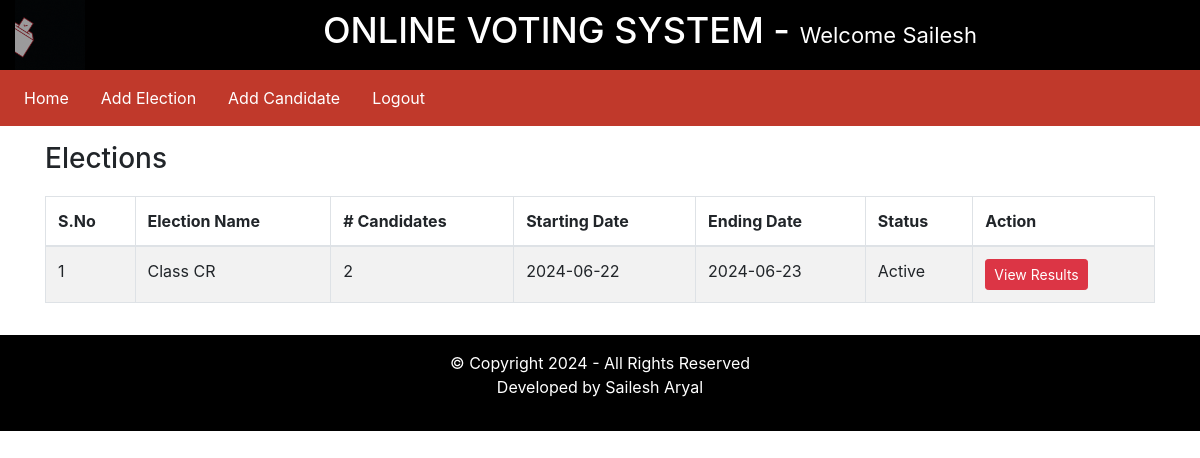
/admin/index.php?homepage=1 (signed in), run on the app's committed database.
### tables this page shows
CREATE TABLE `elections` (
  `id` int(11) NOT NULL,
  `election_topic` varchar(255) DEFAULT NULL,
  `no_of_candidates` int(11) DEFAULT NULL,
  `starting_date` date DEFAULT NULL,
  `ending_date` date DEFAULT NULL,
  `status` varchar(45) DEFAULT NULL,
  `inserted_by` varchar(255) DEFAULT NULL,
  `inserted_on` date DEFAULT NULL
);

### admin/include/homepage.php (the view, shortened to what this page needs)
<!DOCTYPE html>
<html lang="en">
<head>
    <link rel="stylesheet" href="https://stackpath.bootstrapcdn.com/bootstrap/4.5.2/css/bootstrap.min.css">
</head>
<body>
<div class="container">
    <div class="row my-3">
        <div class="col-12">
            <h3>Elections</h3>
            <div class="table-responsive">
                <table class="table table-bordered table-striped">
                    <thead>
                        <tr>
                            <th scope="col">S.No</th>
                            <th scope="col">Election Name</th>
                            <th scope="col"># Candidates</th>
                            <th scope="col">Starting Date</th>
                            <th scope="col">Ending Date</th>
                            <th scope="col">Status</th>
                            <th scope="col">Action</th>
                        </tr>
                    </thead>
                    <tbody>
                        <?php
                            $fetchingData = mysqli_query($db, "SELECT * FROM elections") or die(mysqli_error($db));
                            $isAnyElectionAdded = mysqli_num_rows($fetchingData);
                            if($isAnyElectionAdded > 0)
                            {
                                $sno = 1;
                                while($row = mysqli_fetch_assoc($fetchingData))
                                {
                                    $election_id = $row['id'];
                        ?>
                                    <tr>
                                        <td><?php echo $sno++; ?></td>
                                        <td><?php echo $row['election_topic']; ?></td>
                                        <td><?php echo $row['no_of_candidates']; ?></td>
                                        <td><?php echo $row['starting_date']; ?></td>
                                        <td><?php echo $row['ending_date']; ?></td>
                                        <td><?php echo $row['status']; ?></td>
                                        <td>
                                            <a href="index.php?viewResult=<?php echo $election_id; ?>" class="btn btn-sm btn-danger"> View Results </a>
                                        </td>
                                    </tr>
                        <?php
                                }
                            }else {
                        ?>
                                    <tr>
                                        <td colspan="7"> No any election is added yet. </td>
                                    </tr>
                        <?php
                            }
                        ?>
                    </tbody>
                </table>
            </div>
        </div>
    </div>
</div>
</body>
</html>

### admin/include/homepage.php (style rules this page uses)
.table-responsive { margin-top: 20px; }

### data on the page
elections: election_topic "Class CR", no_of_candidates "2", starting_date "2024-06-22", ending_date "2024-06-23", status "Active"

### other printed values
$_SESSION['username'] "Sailesh"
